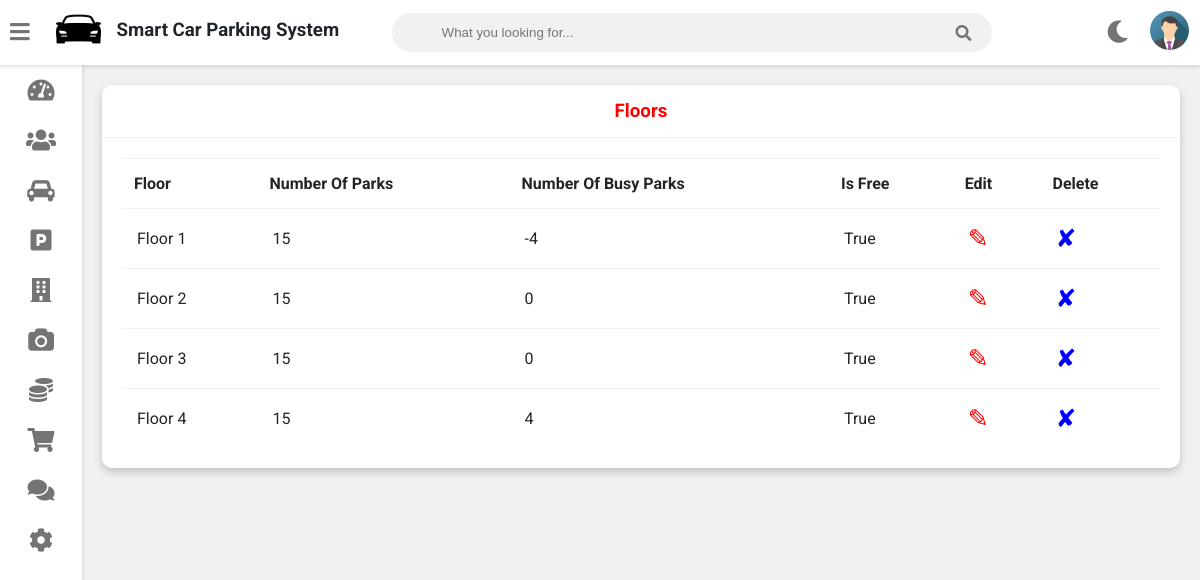
/floors/view-floors, run on the app's committed database.
### core/models.py (models this page shows)
class Floor(models.Model):
    floor_number = models.IntegerField(null=True, blank=True)
    num_of_parks = models.IntegerField(null=True, blank=True)
    busy_parks   = models.IntegerField(null=False, default=0)
    is_free      = models.BooleanField(null=False, default=True)
    def __str__(self):
        return 'Floor '+str(self.floor_number)

### floors/views.py (the view)
# urls.py: path('view-floors', views.viewFloors, name='view-floors'),
def viewFloors(request):
    floors = Floor.objects.all()
    context = {'floors': floors}
    return render(request, 'floors_list.html', context)

### floors/templates/floors_list.html
{% extends 'vehicle/adminbase.html' %} {% block content %}
<div class="wrapper">
  <div class="row">
    <div class="col-12 col-m-12 col-sm-12">
      <div class="card">
        <div class="card-header">
          <h3 style="color: red; text-align: center">Floors</h3>
        </div>
        <div class="card-content">
          <table>
            <thead>
              <tr>
                <th>Floor</th>
                <th>Number Of Parks</th>
                <th>Number Of Busy Parks</th>
                <th>Is Free</th>
                <th>Edit</th>
                <th>Delete</th>
              </tr>
            </thead>
            <tbody>
              {% for floor in floors %}
              <tr>
                <td>{{ floor }}</td>
                <td>{{ floor.num_of_parks }}</td>
                <td>{{ floor.busy_parks }}</td>
                <td>{{ floor.is_free }}</td>
                <td>
                  <a
                    href="{% url 'update-floor' floor.id %}"
                    style="color: red; text-decoration: none; font-size: 25px"
                    >&#9998;</a
                  >
                </td>
                <td>
                  <a
                    href="{% url 'delete-floor' floor.id %}"
                    style="color: blue; text-decoration: none; font-size: 25px"
                    >&#10008;</a
                  >
                </td>
              </tr>
              {% endfor %}
            </tbody>
          </table>
        </div>
      </div>
    </div>
  </div>
  <br /><br /><br /><br /><br /><br /><br /><br /><br /><br /><br /><br /><br /><br /><br /><br />
</div>
{% endblock content %}

### static/style.css (style rules this page uses)
:root { --primary-color: #4834d4; --success-color: #6ab04c; --warning-color: #f0932b; --danger-color: #eb4d4b; --light-color: #212529; --light-second-color: #727475; --light-background: #ffffff; --light-second-background: #f1f1f1; --dark-color: #909090; --dark-second-color: #f5f6fa; --dark-background: #23242D; --dark-second-background: #181818; }
.light { --main-bg-color: var(--light-background); --second-bg-color: var(--light-second-background); --main-color: var(--light-color); --second-color: var(--light-second-color); }
* { box-sizing: border-box; }
body { font-family: 'Roboto', sans-serif; background: var(--main-bg-color); color: var(--main-color); margin: 0; }
.wrapper { padding: 10px; margin-left: 82px; padding-top: 75px; background: var(--second-bg-color); transition: margin-left .5s; }
.row { display: flex; flex-wrap: wrap; flex-direction: row; }
.row:after, .row:before { box-sizing: border-box; }
[class*="col-"] { padding: 10px; }
@media only screen and (min-width: 600px) { .col-sm-12 { width: 100%; } }
@media only screen and (min-width: 768px) { .col-m-12 { width: 100%; } }
@media only screen and (min-width: 992px) { .col-12 { width: 100%; } }
.card { background: var(--main-bg-color); color: var(--main-color); border-radius: 10px; margin-bottom: 10px; box-shadow: 0 4px 8px 0 rgba(0,0,0,0.2); }
.card-header { padding: 15px 30px; border-bottom: 1px solid var(--second-bg-color); position: relative; }
.card-header h3 { margin: 0; }
.card-content { padding: 20px; overflow-x: auto; }
table { border-collapse: collapse; width: 100%; }
table td { border-top: 1px solid var(--second-bg-color); padding: 15px; }
table th { border-top: 1px solid var(--second-bg-color); border-bottom: 1px solid var(--second-bg-color); padding: 15px 12px; text-align: left; }

### data on the page
Floor: floor_number "Floor 1", num_of_parks "15", busy_parks "-4", is_free "True"
Floor: floor_number "Floor 2", num_of_parks "15", busy_parks "0", is_free "True"
Floor: floor_number "Floor 3", num_of_parks "15", busy_parks "0", is_free "True"
Floor: floor_number "Floor 4", num_of_parks "15", busy_parks "4", is_free "True"
